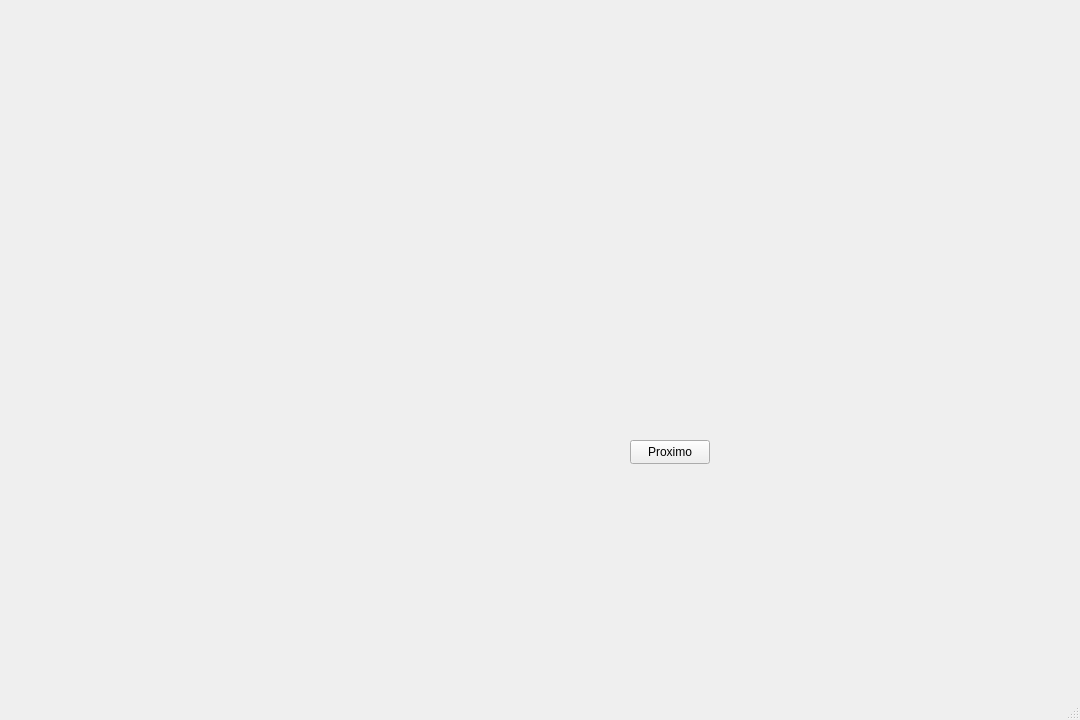
<?xml version="1.0" encoding="UTF-8"?>
<ui version="4.0">
 <class>sixthWindow</class>
 <widget class="QMainWindow" name="sixthWindow">
  <property name="geometry">
   <rect>
    <x>0</x>
    <y>0</y>
    <width>1080</width>
    <height>720</height>
   </rect>
  </property>
  <property name="windowTitle">
   <string>MainWindow</string>
  </property>
  <widget class="QWidget" name="centralwidget">
   <widget class="QPushButton" name="pushButton">
    <property name="geometry">
     <rect>
      <x>630</x>
      <y>440</y>
      <width>80</width>
      <height>24</height>
     </rect>
    </property>
    <property name="text">
     <string>Proximo</string>
    </property>
   </widget>
  </widget>
  <widget class="QMenuBar" name="menubar">
   <property name="geometry">
    <rect>
     <x>0</x>
     <y>0</y>
     <width>1080</width>
     <height>21</height>
    </rect>
   </property>
  </widget>
  <widget class="QStatusBar" name="statusbar"/>
 </widget>
 <resources/>
 <connections/>
</ui>
